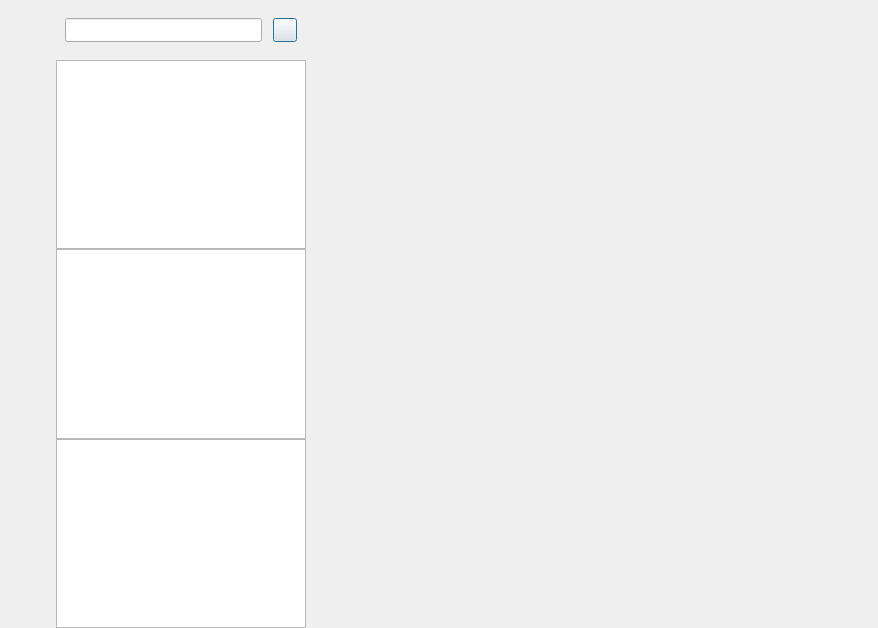
<?xml version="1.0" encoding="UTF-8"?>
<ui version="4.0">
 <class>ChatDialog</class>
 <widget class="QDialog" name="ChatDialog">
  <property name="geometry">
   <rect>
    <x>0</x>
    <y>0</y>
    <width>878</width>
    <height>628</height>
   </rect>
  </property>
  <property name="windowTitle">
   <string>Dialog</string>
  </property>
  <layout class="QHBoxLayout" name="horizontalLayout">
   <property name="spacing">
    <number>0</number>
   </property>
   <property name="leftMargin">
    <number>0</number>
   </property>
   <property name="topMargin">
    <number>0</number>
   </property>
   <property name="rightMargin">
    <number>0</number>
   </property>
   <property name="bottomMargin">
    <number>0</number>
   </property>
   <item>
    <widget class="QWidget" name="side_bar" native="true">
     <property name="sizePolicy">
      <sizepolicy hsizetype="Fixed" vsizetype="Expanding">
       <horstretch>0</horstretch>
       <verstretch>0</verstretch>
      </sizepolicy>
     </property>
     <property name="minimumSize">
      <size>
       <width>56</width>
       <height>0</height>
      </size>
     </property>
     <property name="maximumSize">
      <size>
       <width>56</width>
       <height>16777215</height>
      </size>
     </property>
     <layout class="QVBoxLayout" name="verticalLayout_4">
      <property name="spacing">
       <number>30</number>
      </property>
      <property name="leftMargin">
       <number>10</number>
      </property>
      <property name="topMargin">
       <number>30</number>
      </property>
      <property name="rightMargin">
       <number>0</number>
      </property>
      <property name="bottomMargin">
       <number>0</number>
      </property>
      <item>
       <widget class="QWidget" name="widget_2" native="true">
        <property name="minimumSize">
         <size>
          <width>29</width>
          <height>29</height>
         </size>
        </property>
        <layout class="QVBoxLayout" name="verticalLayout_5">
         <property name="spacing">
          <number>30</number>
         </property>
         <property name="leftMargin">
          <number>0</number>
         </property>
         <property name="topMargin">
          <number>0</number>
         </property>
         <property name="rightMargin">
          <number>0</number>
         </property>
         <property name="bottomMargin">
          <number>0</number>
         </property>
         <item>
          <widget class="QLabel" name="side_head_lb">
           <property name="minimumSize">
            <size>
             <width>35</width>
             <height>35</height>
            </size>
           </property>
           <property name="maximumSize">
            <size>
             <width>35</width>
             <height>35</height>
            </size>
           </property>
           <property name="text">
            <string/>
           </property>
          </widget>
         </item>
         <item>
          <widget class="StateWidget" name="side_chat_lb" native="true">
           <property name="minimumSize">
            <size>
             <width>30</width>
             <height>30</height>
            </size>
           </property>
           <property name="maximumSize">
            <size>
             <width>30</width>
             <height>30</height>
            </size>
           </property>
          </widget>
         </item>
         <item>
          <widget class="StateWidget" name="side_contact_lb" native="true">
           <property name="minimumSize">
            <size>
             <width>30</width>
             <height>30</height>
            </size>
           </property>
           <property name="maximumSize">
            <size>
             <width>30</width>
             <height>30</height>
            </size>
           </property>
          </widget>
         </item>
        </layout>
       </widget>
      </item>
      <item>
       <widget class="QWidget" name="widget" native="true"/>
      </item>
      <item>
       <spacer name="verticalSpacer">
        <property name="orientation">
         <enum>Qt::Vertical</enum>
        </property>
        <property name="sizeHint" stdset="0">
         <size>
          <width>20</width>
          <height>40</height>
         </size>
        </property>
       </spacer>
      </item>
     </layout>
    </widget>
   </item>
   <item>
    <widget class="QWidget" name="chat_user_wid" native="true">
     <property name="sizePolicy">
      <sizepolicy hsizetype="Preferred" vsizetype="Expanding">
       <horstretch>0</horstretch>
       <verstretch>0</verstretch>
      </sizepolicy>
     </property>
     <property name="minimumSize">
      <size>
       <width>250</width>
       <height>0</height>
      </size>
     </property>
     <property name="maximumSize">
      <size>
       <width>250</width>
       <height>16777215</height>
      </size>
     </property>
     <layout class="QVBoxLayout" name="verticalLayout">
      <property name="spacing">
       <number>0</number>
      </property>
      <property name="leftMargin">
       <number>0</number>
      </property>
      <property name="topMargin">
       <number>0</number>
      </property>
      <property name="rightMargin">
       <number>0</number>
      </property>
      <property name="bottomMargin">
       <number>0</number>
      </property>
      <item>
       <widget class="QWidget" name="search_wid" native="true">
        <property name="minimumSize">
         <size>
          <width>0</width>
          <height>60</height>
         </size>
        </property>
        <property name="maximumSize">
         <size>
          <width>16777215</width>
          <height>60</height>
         </size>
        </property>
        <layout class="QHBoxLayout" name="horizontalLayout_2">
         <property name="spacing">
          <number>6</number>
         </property>
         <property name="leftMargin">
          <number>9</number>
         </property>
         <property name="topMargin">
          <number>9</number>
         </property>
         <property name="rightMargin">
          <number>9</number>
         </property>
         <property name="bottomMargin">
          <number>9</number>
         </property>
         <item>
          <widget class="SearchBoxEdit" name="search_edit">
           <property name="minimumSize">
            <size>
             <width>0</width>
             <height>24</height>
            </size>
           </property>
           <property name="maximumSize">
            <size>
             <width>16777215</width>
             <height>24</height>
            </size>
           </property>
          </widget>
         </item>
         <item>
          <spacer name="horizontalSpacer">
           <property name="orientation">
            <enum>Qt::Horizontal</enum>
           </property>
           <property name="sizeType">
            <enum>QSizePolicy::Fixed</enum>
           </property>
           <property name="sizeHint" stdset="0">
            <size>
             <width>5</width>
             <height>20</height>
            </size>
           </property>
          </spacer>
         </item>
         <item>
          <widget class="ClickedBtn" name="add_btn">
           <property name="minimumSize">
            <size>
             <width>24</width>
             <height>24</height>
            </size>
           </property>
           <property name="maximumSize">
            <size>
             <width>24</width>
             <height>24</height>
            </size>
           </property>
           <property name="text">
            <string/>
           </property>
          </widget>
         </item>
        </layout>
       </widget>
      </item>
      <item>
       <widget class="SearchList" name="search_list"/>
      </item>
      <item>
       <widget class="ChatUserList" name="chat_user_list">
        <property name="minimumSize">
         <size>
          <width>250</width>
          <height>0</height>
         </size>
        </property>
        <property name="maximumSize">
         <size>
          <width>250</width>
          <height>16777215</height>
         </size>
        </property>
       </widget>
      </item>
      <item>
       <widget class="ContactUserList" name="con_user_list"/>
      </item>
     </layout>
    </widget>
   </item>
   <item>
    <widget class="QStackedWidget" name="stackedWidget">
     <property name="minimumSize">
      <size>
       <width>50</width>
       <height>0</height>
      </size>
     </property>
     <property name="currentIndex">
      <number>1</number>
     </property>
     <widget class="ChatPage" name="chat_page"/>
     <widget class="ApplyFriendPage" name="friend_apply_page"/>
     <widget class="FriendInfoPage" name="friend_info_page"/>
    </widget>
   </item>
  </layout>
 </widget>
 <customwidgets>
  <customwidget>
   <class>ClickedBtn</class>
   <extends>QPushButton</extends>
   <header>clickedbtn.h</header>
  </customwidget>
  <customwidget>
   <class>SearchBoxEdit</class>
   <extends>QLineEdit</extends>
   <header>searchboxedit.h</header>
  </customwidget>
  <customwidget>
   <class>ChatUserList</class>
   <extends>QListWidget</extends>
   <header>chatuserlist.h</header>
  </customwidget>
  <customwidget>
   <class>ChatPage</class>
   <extends>QWidget</extends>
   <header>chatpage.h</header>
   <container>1</container>
  </customwidget>
  <customwidget>
   <class>StateWidget</class>
   <extends>QWidget</extends>
   <header>statewidget.h</header>
   <container>1</container>
  </customwidget>
  <customwidget>
   <class>SearchList</class>
   <extends>QListWidget</extends>
   <header>searchlist.h</header>
  </customwidget>
  <customwidget>
   <class>ContactUserList</class>
   <extends>QListWidget</extends>
   <header>contactuserlist.h</header>
  </customwidget>
  <customwidget>
   <class>ApplyFriendPage</class>
   <extends>QWidget</extends>
   <header>applyfriendpage.h</header>
   <container>1</container>
  </customwidget>
  <customwidget>
   <class>FriendInfoPage</class>
   <extends>QWidget</extends>
   <header>friendinfopage.h</header>
   <container>1</container>
  </customwidget>
 </customwidgets>
 <resources/>
 <connections/>
</ui>
